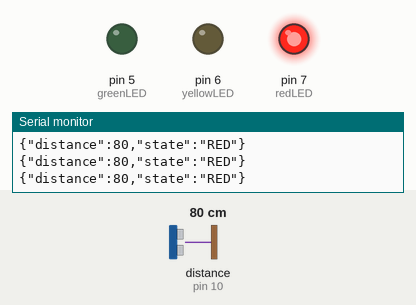
This sketch was run on a simulated Arduino Uno, built with avr-gcc and run on an emulated ATmega328P. Parts: output pins drawn as LEDs (lit = HIGH), the last lines printed to the serial monitor. Wiring (inferred from the names in the program): ultrasonic range finder: trigger pin 9; echo pin 10. The inputs (shaded band) are chosen by the test bench; at power-on: distance to the obstacle (sensor on pin 10) 80 cm. The echo pulse lasts 58.3 µs per cm; pins used as bus, display or sensor lines are not drawn.

Above: at 1.2 s.
1.3 s: distance to the obstacle (sensor on pin 10) set to 18 cm
4.3 s: distance to the obstacle (sensor on pin 10) set to 14 cm
At 6.6 s:
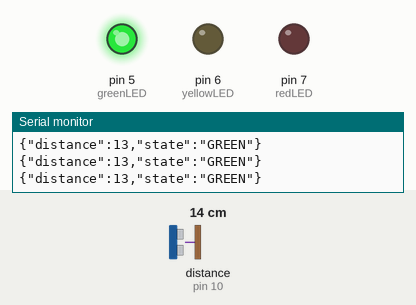
6.9 s: distance to the obstacle (sensor on pin 10) set to 35 cm
At 7.3 s:
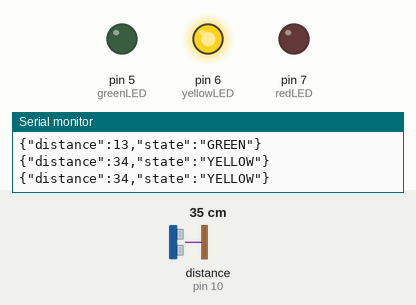
9.4 s: distance to the obstacle (sensor on pin 10) set to 19 cm
12.4 s: distance to the obstacle (sensor on pin 10) set to 15 cm
At 13.9 s:
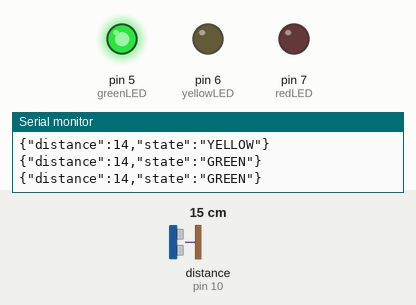
Timing chart, 0 to 15.4 s (numbered marks = the images above; inputs shaded):
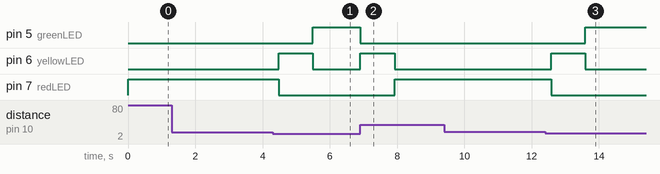

The sketch:

traffic_light_detector.ino
```cpp
/*
 * Automated Traffic Light Signal Detector
 * Using HC-SR04 Ultrasonic Sensor and Arduino Uno
 *
 * Logic: Near (<=15cm) = GREEN, Far (>15cm) = RED
 * YELLOW = Transition phase between states
 */

// Pin Definitions
const int trigPin = 9;
const int echoPin = 10;
const int redLED = 7;
const int yellowLED = 6;
const int greenLED = 5;

// Distance threshold (in cm)
const int DISTANCE_THRESHOLD = 15;

// Variables
long duration;
int distance;
String currentState = "RED";
String previousState = "RED";
unsigned long yellowStartTime = 0;
const int YELLOW_DURATION = 1000;  // Yellow light duration in ms

void setup() {
  // Initialize serial communication
  Serial.begin(9600);

  // Initialize HC-SR04 pins
  pinMode(trigPin, OUTPUT);
  pinMode(echoPin, INPUT);

  // Initialize LED pins
  pinMode(redLED, OUTPUT);
  pinMode(yellowLED, OUTPUT);
  pinMode(greenLED, OUTPUT);

  // Start with red light (no object)
  setTrafficLight("RED");

  Serial.println("Traffic Light System Initialized");
  Serial.println("Monitoring traffic...");
}

void loop() {
  // Measure distance
  distance = getDistance();

  // Determine target state based on distance
  // Near (<=15cm) = GREEN (vehicle present)
  // Far (>15cm) = RED (no vehicle)
  String targetState;

  if (distance <= DISTANCE_THRESHOLD) {
    targetState = "GREEN";
  } else {
    targetState = "RED";
  }

  // Handle state transitions with YELLOW as intermediate phase
  if (targetState != currentState && currentState != "YELLOW") {
    // Start transition to new state via YELLOW
    previousState = currentState;
    currentState = "YELLOW";
    yellowStartTime = millis();
    setTrafficLight("YELLOW");
  } else if (currentState == "YELLOW") {
    // Check if yellow phase is complete
    if (millis() - yellowStartTime >= YELLOW_DURATION) {
      currentState = targetState;
      setTrafficLight(currentState);
    }
  }

  // Send data to serial port in JSON format
  Serial.print("{\"distance\":");
  Serial.print(distance);
  Serial.print(",\"state\":\"");
  Serial.print(currentState);
  Serial.println("\"}");

  // Small delay before next measurement
  delay(200);
}

// Measure distance using HC-SR04 sensor
int getDistance() {
  // Clear the trigger pin
  digitalWrite(trigPin, LOW);
  delayMicroseconds(2);

  // Send 10μs pulse to trigger pin
  digitalWrite(trigPin, HIGH);
  delayMicroseconds(10);
  digitalWrite(trigPin, LOW);

  // Read echo pin and calculate duration
  duration = pulseIn(echoPin, HIGH, 30000);

  // Calculate distance
  int dist = duration * 0.0343 / 2;

  // Return max value if no echo received
  if (dist == 0) {
    return 400;
  }

  return dist;
}

// Set traffic light LEDs based on state
void setTrafficLight(String state) {
  // Turn off all lights first
  digitalWrite(redLED, LOW);
  digitalWrite(yellowLED, LOW);
  digitalWrite(greenLED, LOW);

  // Turn on appropriate light
  if (state == "RED") {
    digitalWrite(redLED, HIGH);
  } else if (state == "YELLOW") {
    digitalWrite(yellowLED, HIGH);
  } else if (state == "GREEN") {
    digitalWrite(greenLED, HIGH);
  }
}
```

Measured:
- the behaviour switches between 16 and 15 cm on distance to the obstacle (sensor on pin 10) (found by bisection; images 0 and 1)
- the behaviour switches between 17 and 16 cm on distance to the obstacle (sensor on pin 10) (found by bisection; images 2 and 3)
- after the input at 4.3 s, pin 5 (greenLED): LOW → HIGH after 1.2 s; pin 6 (yellowLED): LOW → HIGH after 0.19 s, → LOW 1.0 s later; pin 7 (redLED): HIGH → LOW after 0.19 s
- after the input at 6.9 s, pin 5 (greenLED): HIGH → LOW at once; pin 6 (yellowLED): LOW → HIGH at once, → LOW 1.0 s later; pin 7 (redLED): LOW → HIGH after 1.0 s
- after the input at 12.4 s, pin 5 (greenLED): LOW → HIGH after 1.2 s; pin 6 (yellowLED): LOW → HIGH after 0.18 s, → LOW 1.0 s later; pin 7 (redLED): HIGH → LOW after 0.18 s
